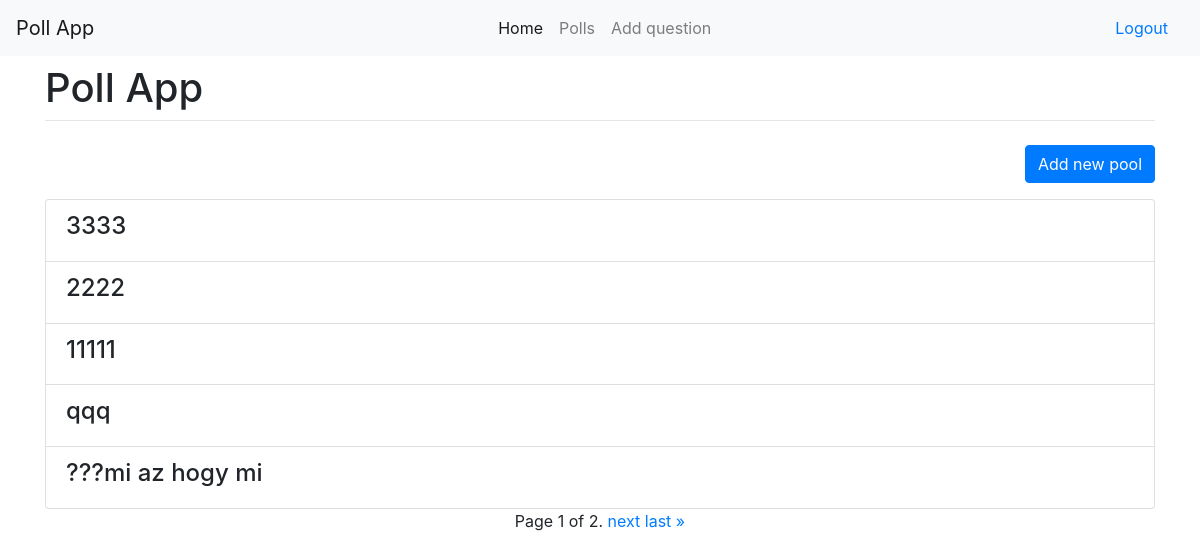
The page /polls/ (signed in) on the database its author committed.
### polls/models.py (models this page shows, shortened)
class Question(models.Model):
    owner = models.ForeignKey(User, on_delete=models.CASCADE, default=1)
    question_text = models.CharField(max_length=200)
    pub_date = models.DateTimeField(editable=False, auto_now_add=True)

### polls/views.py (the view)
# urls.py: path('', views.IndexView.as_view(), name='index'),
class IndexView(generic.ListView):
    paginate_by = 5
    template_name = 'polls/index.html'
    context_object_name = 'latest_question_list'
    def get_queryset(self):
        return Question.objects.filter(
        pub_date__lte=timezone.now()
        ).order_by('-pub_date')[:10]

### polls/templates/polls/index.html (shortened to what this page needs)
{% extends 'base.html' %}
{% block content %}
    <div class="container fluid">
      <div class="row justify-content-center">
        <div class="col">
          <h1 class="mt-2">Poll App</h1>
          <hr class="mt-0 mb-4">
<p class="text-right"><a class=" btn btn-primary" href="{% url 'polls:addpoll' %}">Add new pool</a></p>
{% if latest_question_list %}
    <ul class="list-group">
    {% for question in latest_question_list %}
        <li class="list-group-item d-flex justify-content-between align-items-center">
          <a class="h4" href="{% url 'polls:detail' question.id %}">{{ question.question_text }}</a>
          </li>
    {% endfor %}
    </ul>
{% else %}
    <p>No polls are available.</p>
{% endif %}
<div class="pagination row justify-content-center">
  <span class="step-links">
      <span class="current">
          Page {{ page_obj.number }} of {{ page_obj.paginator.num_pages }}.
      </span>
      {% if page_obj.has_next %}
          <a href="?page={{ page_obj.next_page_number }}">next</a>
          <a href="?page={{ page_obj.paginator.num_pages }}">last &raquo;</a>
      {% endif %}
  </span>
</div>
        </div>
      </div>
    </div>
  {% endblock %}

### rows shown on the page
Question: question_text "3333"
Question: question_text "2222"
Question: question_text "11111"
Question: question_text "qqq"
Question: question_text "???mi az hogy mi"

### other values the page prints
{{ page_obj.number }} "1"
{{ page_obj.paginator.num_pages }} "2"
